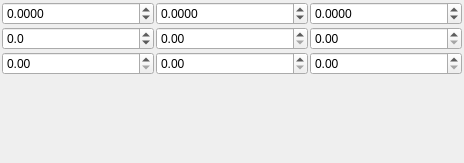
<?xml version="1.0" encoding="UTF-8"?>
<ui version="4.0">
 <class>TransformProperty</class>
 <widget class="QWidget" name="TransformProperty">
  <property name="geometry">
   <rect>
    <x>0</x>
    <y>0</y>
    <width>464</width>
    <height>163</height>
   </rect>
  </property>
  <property name="sizePolicy">
   <sizepolicy hsizetype="Preferred" vsizetype="Fixed">
    <horstretch>0</horstretch>
    <verstretch>0</verstretch>
   </sizepolicy>
  </property>
  <property name="minimumSize">
   <size>
    <width>1</width>
    <height>0</height>
   </size>
  </property>
  <property name="windowTitle">
   <string>Form</string>
  </property>
  <layout class="QGridLayout" name="gridLayout">
   <property name="leftMargin">
    <number>2</number>
   </property>
   <property name="topMargin">
    <number>2</number>
   </property>
   <property name="rightMargin">
    <number>2</number>
   </property>
   <property name="bottomMargin">
    <number>2</number>
   </property>
   <property name="spacing">
    <number>2</number>
   </property>
   <item row="1" column="1">
    <widget class="QDoubleSpinBox" name="mRY">
     <property name="accelerated">
      <bool>true</bool>
     </property>
    </widget>
   </item>
   <item row="2" column="0">
    <widget class="QDoubleSpinBox" name="mSX"/>
   </item>
   <item row="1" column="2">
    <widget class="QDoubleSpinBox" name="mRZ">
     <property name="accelerated">
      <bool>true</bool>
     </property>
    </widget>
   </item>
   <item row="2" column="1">
    <widget class="QDoubleSpinBox" name="mSY"/>
   </item>
   <item row="2" column="2">
    <widget class="QDoubleSpinBox" name="mSZ"/>
   </item>
   <item row="1" column="0">
    <widget class="QDoubleSpinBox" name="mRX">
     <property name="accelerated">
      <bool>true</bool>
     </property>
     <property name="showGroupSeparator" stdset="0">
      <bool>false</bool>
     </property>
     <property name="decimals">
      <number>1</number>
     </property>
     <property name="minimum">
      <double>-99999.000000000000000</double>
     </property>
     <property name="maximum">
      <double>99999.000000000000000</double>
     </property>
    </widget>
   </item>
   <item row="0" column="0">
    <widget class="QDoubleSpinBox" name="mPX">
     <property name="frame">
      <bool>true</bool>
     </property>
     <property name="accelerated">
      <bool>true</bool>
     </property>
     <property name="decimals">
      <number>4</number>
     </property>
     <property name="minimum">
      <double>-99999999.000000000000000</double>
     </property>
     <property name="maximum">
      <double>999999999.000000000000000</double>
     </property>
    </widget>
   </item>
   <item row="3" column="1">
    <spacer name="verticalSpacer">
     <property name="orientation">
      <enum>Qt::Vertical</enum>
     </property>
     <property name="sizeHint" stdset="0">
      <size>
       <width>20</width>
       <height>0</height>
      </size>
     </property>
    </spacer>
   </item>
   <item row="0" column="1">
    <widget class="QDoubleSpinBox" name="mPY">
     <property name="frame">
      <bool>true</bool>
     </property>
     <property name="accelerated">
      <bool>true</bool>
     </property>
     <property name="decimals">
      <number>4</number>
     </property>
     <property name="minimum">
      <double>-99999999.000000000000000</double>
     </property>
     <property name="maximum">
      <double>999999999.000000000000000</double>
     </property>
    </widget>
   </item>
   <item row="0" column="2">
    <widget class="QDoubleSpinBox" name="mPZ">
     <property name="frame">
      <bool>true</bool>
     </property>
     <property name="accelerated">
      <bool>true</bool>
     </property>
     <property name="decimals">
      <number>4</number>
     </property>
     <property name="minimum">
      <double>-99999999.000000000000000</double>
     </property>
     <property name="maximum">
      <double>999999999.000000000000000</double>
     </property>
    </widget>
   </item>
  </layout>
 </widget>
 <resources/>
 <connections/>
</ui>
